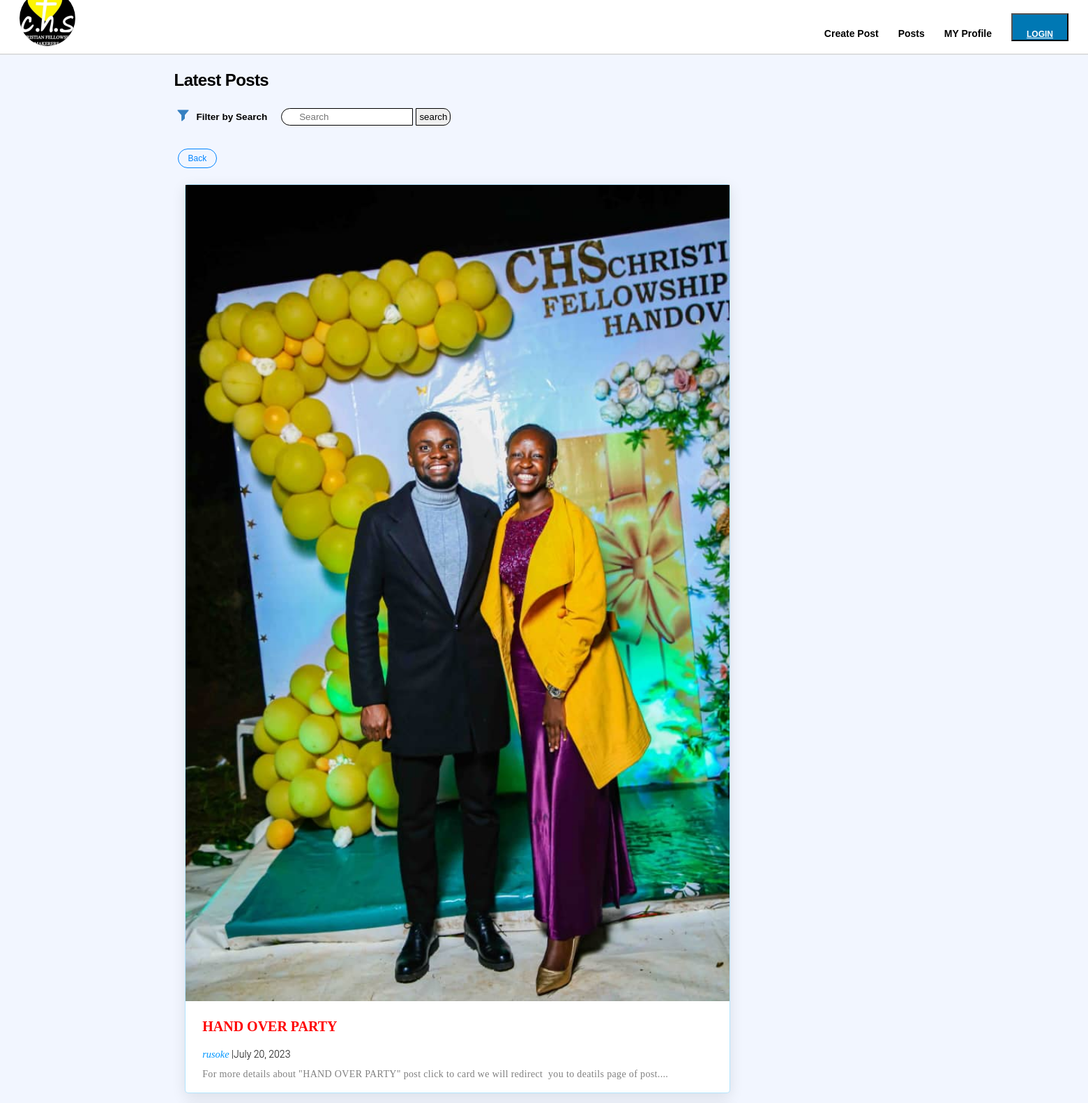
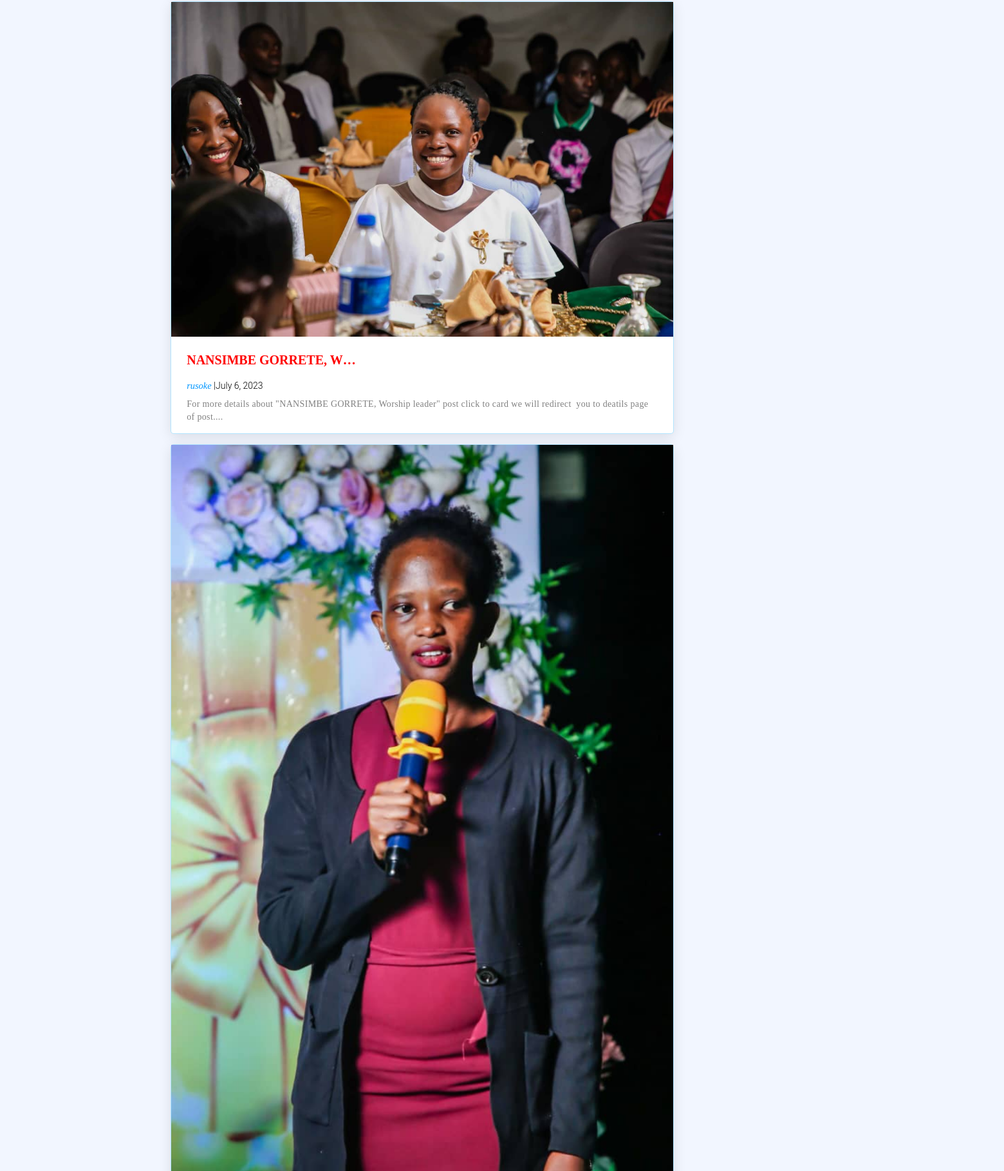
Page /blog/category/events (upper part) on the committed database (2 pictures, top to bottom).
### blog/models.py (models this page shows, shortened)
class post(models.Model):
    statuses = [('D','Draft'),('P','Published')]
    title = models.CharField(max_length=70)
    slug = models.SlugField(unique=True, blank=True)
    content = HTMLField()
    status = models.CharField(max_length=1,choices=statuses)
    category = models.ForeignKey(Category,on_delete=models.CASCADE,related_name='posts')
    image = models.ImageField(upload_to= "blog/post",blank = True)
    date =  models.DateField()
    author = models.ForeignKey(User,on_delete= models.CASCADE)
    def get_absolute_url(self):
        return reverse('detail-page', kwargs={'slug':self.slug})

### accounts/models.py (models this page shows)
class User(AbstractUser):
    email = models.EmailField(unique= True)
    bio = models.CharField(max_length=500,blank=True)
    Is_author = models.BooleanField(default=False)
    image = models.ImageField(upload_to='profile/', blank= True,null=True )
    REQUIRED_FIELDS =['email']

### blog/views.py (the view)
# urls.py: path('category/<slug:slug>',specific_cat_list_view ,name = 'cat-page'),
def specific_cat_list_view(request,slug,*args,**kwargs):
    cat = Category.objects.get(name__contains = slug)
    posts = cat.posts.all()
    if posts:
        return render(request,'blog/search.html',context= {"posts":posts})
    else:
        posts = post.objects.all()
        return render(request,'blog/search.html',context= {"posts":posts})

### blog/templates/blog/search.html
{% extends 'blog/index.html' %}
{% load static %}
{% block content %}
<div id= "all_btn">
        <a  href= "{% url 'post'  %}" style='text-decoration: none;'><div class= "cat_btn">Back</div></a>
</div>
{% endblock %}

### blog/templates/blog/index.html (shortened to what this page needs)
{% load static %}
<!DOCTYPE html>
<html lang="en">
<head>
    <link rel='stylesheet' href="{% static 'blog/css/index.css' %}">
    <link rel='stylesheet' href="{% static 'blog/css/base.css' %}">
</head>
<body>
    <div id= "nav1">
        <img style= "width: 80px; height: 80px; border-radius: 50%; margin-bottom: 25px;"alt="Image description" src="{% static 'accounts/images/marvin.jpg' %}"/>
    <div class="menu">
        <a class= "menu-item" href="{% url 'create-post' %}">Create Post</a>
        <a class= "menu-item" href="{% url 'post' %}">Posts</a>
        <a class= "menu-item" href="{% url 'profile' %}">MY Profile</a>
        <button class= "primary-button" style="background-color: #0078b4;">
            {% if user.is_authenticated %}
                <p class= "menu-item">{{ user.get_username }}  <span class = 'logout' ><a style="color: white;" href = "{% url 'logout' %}">Logout</a></span></p>
            {% else %}
               <p ><a style="color: white;" href= "{% url 'login' %}">Login</a></p>
            {% endif %}
       </button>
    </div>
    </div>
    <div class= "main">
        <div>
            <h3 class= "latest">Latest Posts</h3>
            <div class= "cbtn">
                <div class= "logo_flex">
                    <div>
                        <img class= "latest_logo" alt="filte-logo"/>
                    </div>
                    <div>
                        <p class= "filter_cat">Filter by Search</p>
                    </div>
                    <form  name="Searchform" method="GET" action="{% url 'search' %}">
                        <input class= "serch_btn" type="text" name="search" placeholder="    Search" />
                        <button class =serch_bt type = 'submit' value="search">search</button>
                    </form>
                </div>
            </div>
            {% block content %}
            {% endblock %}
            </div>
    <div id = "cards">
        {% for post in posts %}
            <div style="width: 50%; height: 50%;" class= "card">
                <a class= "link" href= "{{ post.get_absolute_url }}">
                {% if post.image %}
                    <img class= "cardimg" src= "{{ post.image.url }}"/>
                {% else %}
                    <img class= "cardimg" src= "http://127.0.0.1:8000/media/blog/post/WhatsApp_Image_2019-06-19_at_17.55.10.jpeg"/>
                {% endif %}
                <div class = "cardcontent">
                    <h3 style="color: red;" class= "title">{{post.title|truncatechars:20}}</h3>
                    <p class= "author">{{post.author}}<span class= "date">   |{{ post.date }}</span></p>
                    <p class= "cont">For more details about "{{post.title}}" post click to card we will redirect  you to deatils page of post....  </p>
                </div>
            </div>
        {% endfor %}
        </div>
    </div>
</body>
</html>

### blog/static/blog/css/index.css (style rules this page uses)
body { margin: 0px; }
#nav1 { display:flex; flex-direction: row; align-items: center; width:100%; height: 77px; justify-content: space-between; padding:0px 28px; background-color: rgb(255, 255, 255); box-shadow: rgb(204, 204, 204) 0px 1px 1px; position: fixed; width: calc(100% - 56px); }
.main { padding:100px 16%; background-color: #f2f6ff; width: 100%; }
.latest { width: fit-content; font-family: 'Raleway', sans-serif; font-size: 24px; font-weight: 600; font-style: normal; font-stretch: normal; line-height: 1.25; letter-spacing: -0.6px; text-align: left; color: rgb(0, 0, 0); margin: 0px; }
.latest_logo { width: 25px; }
.filter_cat { font-size: 13.6px; margin:13.6px 0px 13.6px 6.8px; color: rgb(0, 0, 0); font-weight: 600; font-family: 'Raleway', sans-serif; text-align: center; }
#all_btn { display: flex; flex-wrap: wrap; }
.cbtn { padding:16px 0px 0px; margin:0px 0px 20px; }
.serch_btn { border: 1px solid black; border-radius: 20px 0px 0px 20px; margin-left: 20px; padding: 4px 0px 4px 10px; }
.serch_bt { border: 1px solid black; border-radius: 0px 10px 10px 0px; padding: 4px; }
.logo_flex { display: flex; flex-direction: row; align-items: center; }
#cards { display:flex; flex-direction: row; flex-wrap: wrap; }
.card { width:31%; background-color: #ffffff; min-height: 400px; height: auto; margin-right: 1%; margin-left: 1%; margin-bottom: 16px; background-color: #fff; box-shadow: 0 5px 20px 0 rgba(0,0,0,.1); border-radius: 5px; border: 1px solid rgba(0,168,255,.3); font-family: 'Raleway',sans-serif; cursor: pointer; }
.link { text-decoration: none; color: black; }
.cardimg { width:100%; height:40%; }
.cardcontent { padding:11.2px 24px; }
.title { font-size: 20px; font-family: 'Raleway'; font-stretch: normal; letter-spacing: normal; text-align: left; font-size: 1.25em; font-weight: 600; font-style: normal; line-height: 2.14; color: #000; margin:0px; }
.author { font-size:14.4px; font-weight: 500; font-style: italic; line-height: 2; color: #0096ff; font-family: 'Raleway'; font-stretch: normal; letter-spacing: normal; text-align: left; margin: 0; padding-top: 4px; }
.date { font-size: 14px; font-weight: 300; font-style: normal; color: #000; margin-top: 4.8px; font-family: 'Roboto'; font-stretch: normal; letter-spacing: normal; text-align: left; }
.cont { font-family: 'Raleway'; font-size: 14px; font-weight: 400; font-style: normal; font-stretch: normal; line-height: 1.43; letter-spacing: .35px; text-align: left; color:#808080; margin: .3em 0; width: 100%; white-space: pre-wrap; }

### blog/static/blog/css/base.css (style rules this page uses)
body { margin:0px; }
.menu-item { font-weight: 600; font-size: 14px; font-family: 'Poppins', sans-serif; text-decoration: none; color: black; margin-right: 24px; cursor:pointer; margin-top: 0px; }
.primary-button { font-family: 'Poppins', sans-serif; color: white; background-color: rgb(170, 210, 54); font-size: 12px; text-transform: uppercase; padding: 9px 20px; font-weight: 600; height: 40px; }
.latest { width: fit-content; font-family: 'Raleway', sans-serif; font-size: 24px; font-weight: 600; font-style: normal; font-stretch: normal; line-height: 1.25; letter-spacing: -0.6px; text-align: left; color: rgb(0, 0, 0); margin: 0px; }
.latest_logo { width: 25px; }
.filter_cat { font-size: 13.6px; margin:13.6px 0px 13.6px 6.8px; color: rgb(0, 0, 0); font-weight: 600; font-family: 'Raleway', sans-serif; text-align: center; }
.cat_btn { font-size: 12px; color: rgb(0, 132, 255); cursor: pointer; padding: 6px 14px; border-radius: 15px; border-width: 1px; border-style: solid; border-color: rgb(0, 132, 255); border-image: initial; margin: 5px; font-family: 'Raleway', sans-serif; font-weight: 400; }
.menu-item { font-weight: 600; font-size: 14px; font-family: 'Poppins', sans-serif; text-decoration: none; color: black; margin-right: 24px; cursor:pointer; }
#all_btn { display: flex; flex-wrap: wrap; align-items: center; }
.cbtn { padding:16px 0px 0px; margin:0px 0px 20px; }
.logo_flex { display: flex; flex-direction: row; align-items: center; }

### rows in the picture
post: image (picture), title "HAND OVER PARTY", author "rusoke", date "July 20, 2023"
post: image (picture), title "NANSIMBE GORRETE, W…", author "rusoke", date "July 6, 2023", title "NANSIMBE GORRETE, Worship leader"
post: image (picture)
